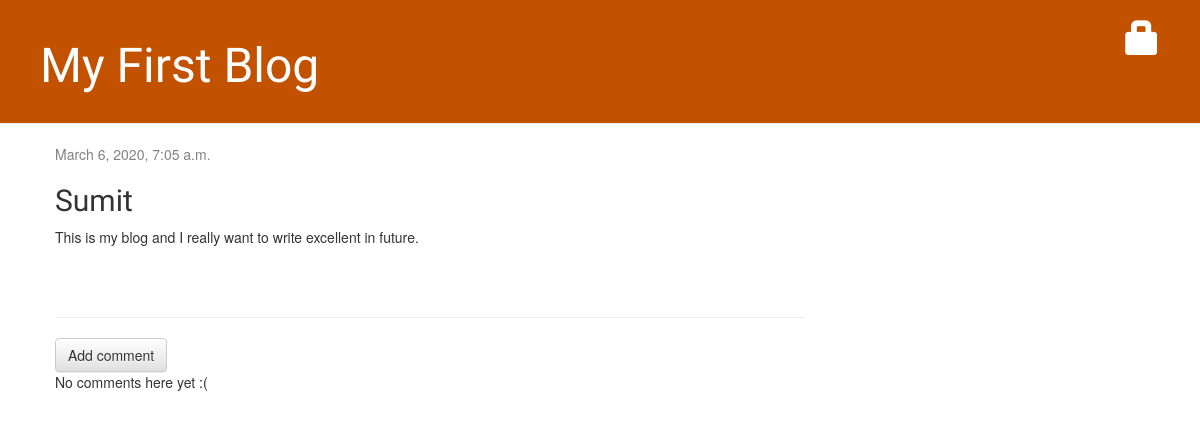
/post/1/, run on an earlier commit of the app's database.
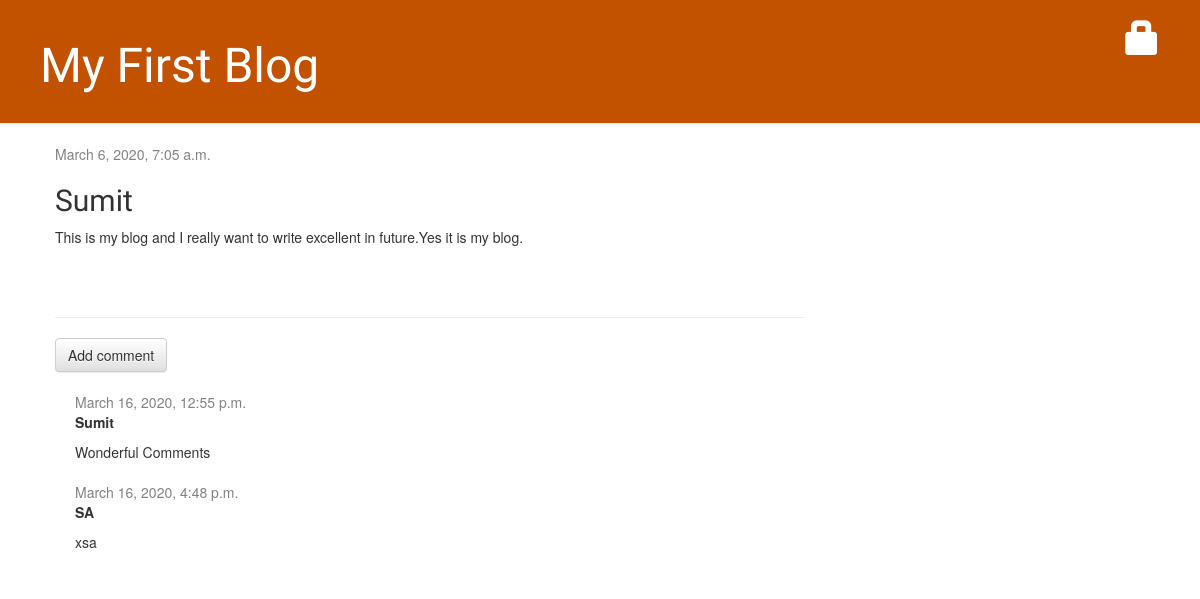
And on a later commit of the database.
### blog/models.py (models this page shows, shortened)
class Post(models.Model):
    title = models.CharField(max_length=200)
    text = models.TextField()
    author = models.ForeignKey(
        settings.AUTH_USER_MODEL, on_delete=models.CASCADE)
    created_date = models.DateTimeField(default=timezone.now)
    published_date = models.DateTimeField(blank=True, null=True)

class Comment(models.Model):
    post = models.ForeignKey(
        'blog.Post', on_delete=models.CASCADE, related_name='comments')
    author = models.CharField(max_length=200)
    text = models.TextField()
    created_date = models.DateTimeField(default=timezone.now)
    approved_comment = models.BooleanField(default=False)

### blog/views.py (the view)
# urls.py: path('post/<int:pk>/', views.post_detail, name='post_detail'),
def post_detail(request, pk):
    post = get_object_or_404(Post, pk=pk)
    return render(request, 'blog/post_detail.html', {'post': post})

### blog/templates/blog/post_detail.html (shortened to what this page needs)
{% extends 'blog/base.html' %} {% block content %}
<div class="post">
  {% if post.published_date %}
  <div class="date">
    {{ post.published_date }}
  </div>
  {% else %}
  <a class="btn btn-default" href="{% url 'post_publish' pk=post.pk %}"
    >Publish</a
  >
  {% endif %}
  <h2>{{ post.title }}</h2>
  <p>{{ post.text|linebreaksbr }}</p>
</div>
<hr />
<a class="btn btn-default" href="{% url 'add_comment_to_post' pk=post.pk %}"
  >Add comment</a
>
{% for comment in post.comments.all %}
<div class="comment">
  <div class="date">{{ comment.created_date }}</div>
  <strong>{{ comment.author }}</strong>
  <p>{{ comment.text|linebreaks }}</p>
</div>
{% empty %}
<p>No comments here yet :(</p>
{% endfor %} {% endblock %}

What changed in the data, as far as the page shows it:
changed Post "Sumit": text "This is my blog and I really want to write excellent in future." → "This is my blog and I really want to write excellent in future.Yes it is my blog."
added Comment: created_date "March 16, 2020, 12:55 p.m.", author "Sumit", text "Wonderful Comments"
added Comment: created_date "March 16, 2020, 4:48 p.m.", author "SA", text "xsa"
Also different on the page:
text no longer shown: "No comments here yet :("
